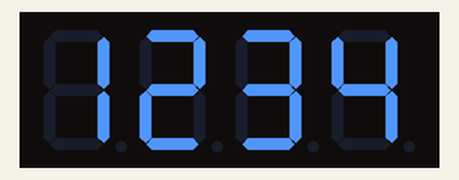
Simulated run of this sketch. Board: Arduino Uno, built with avr-gcc and run on an emulated ATmega328P. Shown: 4-digit seven-segment display.

Above: at 0.1 s.
At 2.8 s:
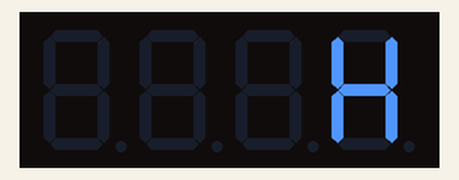
At 4.01 s:
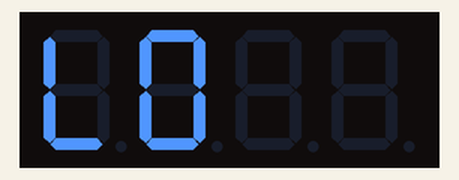
At 5.42 s:
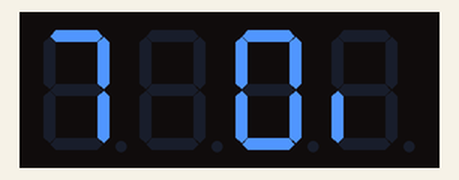
At 7.03 s:
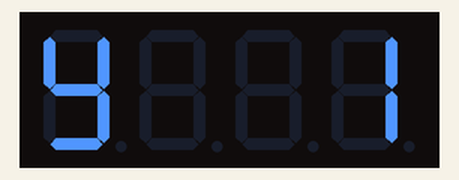
At 10.25 s:
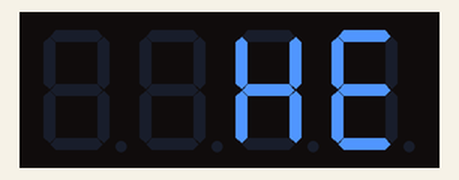

Measured:
- by itself, everything shown: repeats every 7.2 s, in 35 steps

The sketch:

TM1637.ino
```cpp
//https://alexgyver.ru/tm1637_display/
#define CLK 6
#define DIO 7
#include "GyverTM1637.h"
byte welcome_banner[] = {_H, _E, _L, _L, _O, _empty, _empty,
                         _1, _6, _3, _7, _empty, _D, _i, _S, _P, _l, _a, _y, _empty, _empty,
                         _1, _2, _3, _4, _5, _6, _7, _8, _9, _0
                        };
GyverTM1637 disp(CLK, DIO);
void setup() {
  disp.clear();
  disp.brightness(7);  // яркость, 0 - 7 (минимум - максимум)
  disp.clear();
  disp.displayByte(_1, _2, _3, _4);
  delay(2500);
}
void loop() {
  disp.runningString(welcome_banner, sizeof(welcome_banner), 200);  // выводим массив
}
```
